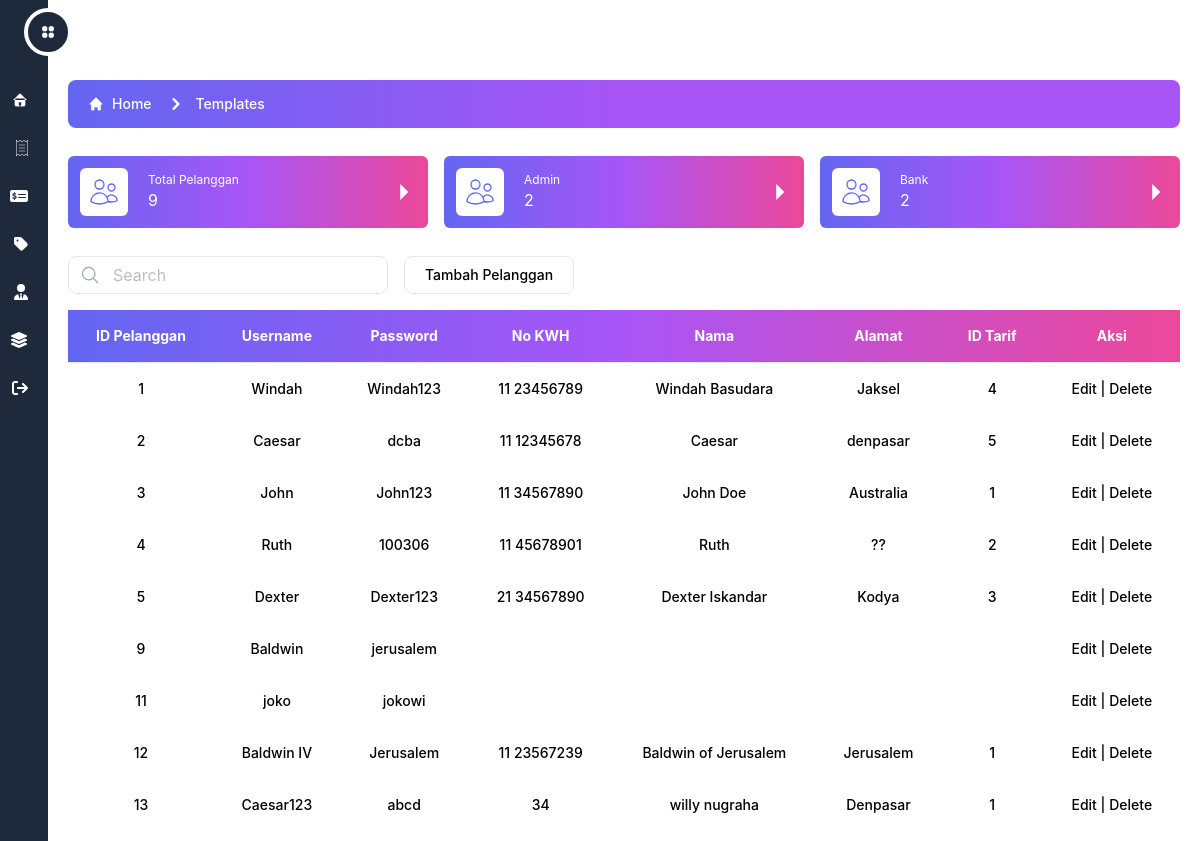
/src/bank/pelanggan/pelanggan.php, run on the app's committed database.
### tables this page shows
CREATE TABLE `pelanggan` (
  `id_pelanggan` int(11) NOT NULL,
  `username` varchar(50) NOT NULL,
  `password` varchar(50) NOT NULL,
  `nomor_kwh` varchar(50) DEFAULT NULL,
  `nama_pelanggan` varchar(50) DEFAULT NULL,
  `alamat` varchar(50) DEFAULT NULL,
  `id_tarif` int(11) DEFAULT NULL
);

### src/bank/pelanggan/pelanggan.php (the view, shortened to what this page needs)
<!DOCTYPE html>
<html lang="en">
<head>
    <link rel="stylesheet" href="https://cdn.jsdelivr.net/npm/tw-elements/dist/css/tw-elements.min.css" />
    <script src="https://cdn.tailwindcss.com/3.3.0"></script>
</head>
<body>
<body class = "body bg-white dark:bg-[#0F172A]">
    <div class = "fixed w-full z-30 flex bg-white dark:bg-[#0F172A] p-2 items-center justify-center h-16 px-10">
        <div class = "grow h-full flex items-center justify-center"></div>
        <div class = "flex-none h-full text-center flex items-center justify-center">
        </div>
    </div>
    <aside class = "w-60 -translate-x-48 fixed transition transform ease-in-out duration-1000 z-50 flex h-screen bg-[#1E293B] ">
        <div onclick="openNav()" class = "-right-6 transition transform ease-in-out duration-500 flex border-4 border-white dark:border-[#0F172A] bg-[#1E293B] dark:hover:bg-blue-500 hover:bg-purple-500 absolute top-2 p-3 rounded-full text-white hover:rotate-45">
        </div>
        <div class= "mini mt-20 flex flex-col space-y-2 w-full h-[calc(100vh)]">
            <div class= "hover:ml-4 justify-end pr-5 text-white hover:text-purple-500 dark:hover:text-blue-500 w-full bg-[#1E293B] p-3 rounded-full transform ease-in-out duration-300 flex">
            </div>
            <div class= "hover:ml-4 justify-end pr-5 text-white hover:text-purple-500 dark:hover:text-blue-500 w-full bg-[#1E293B] p-3 rounded-full transform ease-in-out duration-300 flex">
                <a href="/ukk/src/bank/tagihan/tagihan.php" class="href">
                </a>
            </div>
            <div class= "hover:ml-4 justify-end pr-5 text-white hover:text-purple-500 dark:hover:text-blue-500 w-full bg-[#1E293B] p-3 rounded-full transform ease-in-out duration-300 flex">
                <a href="/ukk/src/bank/pembayaran/pembayaran.php" class="href">
                </a>
            </div>
            <div class= "hover:ml-4 justify-end pr-5 text-white hover:text-purple-500 dark:hover:text-blue-500 w-full bg-[#1E293B] p-3 rounded-full transform ease-in-out duration-300 flex">
                <a href="/ukk/src/bank/tarif/tarif.php" class="href">
                </a>
            </div>
            <div class= "hover:ml-4 justify-end pr-5 text-white hover:text-purple-500 dark:hover:text-blue-500 w-full bg-[#1E293B] p-3 rounded-full transform ease-in-out duration-300 flex">
                <a href="/ukk/src/bank/admin/admin.php" class="href">
                </a>
            </div>
            <div class= "hover:ml-4 justify-end pr-5 text-white hover:text-purple-500 dark:hover:text-blue-500 w-full bg-[#1E293B] p-3 rounded-full transform ease-in-out duration-300 flex">
                <a href="/ukk/src/bank/level/level.php" class="href">
                </a>
            </div>
            <div class= "hover:ml-4 justify-end pr-5 text-white hover:text-purple-500 dark:hover:text-blue-500 w-full bg-[#1E293B] p-3 rounded-full transform ease-in-out duration-300 flex">
            <a href="/ukk/login.php" class="href">
            </a>
            </div>
        </div>
    </aside>
    <div class = "content ml-12 transform ease-in-out duration-500 pt-20 px-2 md:px-5 pb-4 min-h-screen">
        <nav class = "flex px-5 py-3  rounded-lg bg-gradient-to-r dark:from-cyan-500 dark:to-blue-500 from-indigo-500 via-purple-500 to-purple-500 dark:text-white " aria-label="Breadcrumb">
            <ol class = "inline-flex items-center space-x-1 md:space-x-3">
                <li class = "inline-flex items-center">
                    <a href="#" class = "inline-flex items-center text-sm font-medium text-white hover:text-gray-900 dark:text-white dark:hover:text-black">
                        <svg class = "w-4 h-4 mr-2" fill="currentColor" viewBox="0 0 20 20" xmlns="http://www.w3.org/2000/svg"><path d="M10.707 2.293a1 1 0 00-1.414 0l-7 7a1 1 0 001.414 1.414L4 10.414V17a1 1 0 001 1h2a1 1 0 001-1v-2a1 1 0 011-1h2a1 1 0 011 1v2a1 1 0 001 1h2a1 1 0 001-1v-6.586l.293.293a1 1 0 001.414-1.414l-7-7z"></path></svg>
                        Home
                    </a>
                </li>
                <li>
                    <div class = "flex items-center">
                        <svg class = "w-6 h-6 text-black" fill="currentColor" viewBox="0 0 20 20" xmlns="http://www.w3.org/2000/svg"><path fillRule="evenodd" d="M7.293 14.707a1 1 0 010-1.414L10.586 10 7.293 6.707a1 1 0 011.414-1.414l4 4a1 1 0 010 1.414l-4 4a1 1 0 01-1.414 0z" clipRule="evenodd"></path></svg>
                        <a href="#" class = "ml-1 text-sm font-medium text-white hover:text-gray-900 md:ml-2 dark:text-white dark:hover:text-black">Templates</a>
                    </div>
                </li>
            </ol>
        </nav>
        <div class = "flex flex-wrap my-5 -mx-2">
            <div class = "w-full lg:w-1/3 p-2">
                <div class = "flex items-center flex-row w-full bg-gradient-to-r dark:from-cyan-500 dark:to-blue-500 from-indigo-500 via-purple-500 to-pink-500 rounded-md p-3">
                    <div class = "flex text-indigo-500 dark:text-white items-center bg-white dark:bg-[#0F172A] p-2 rounded-md flex-none w-8 h-8 md:w-12 md:h-12 ">
                    </div>
                    <div class = "flex flex-col justify-around flex-grow ml-5 text-white">
                        <div class = "text-xs whitespace-nowrap">
                            Total Pelanggan
                        </div>
                        <div class = "">
                            <?php
                            include 'D:\xampp4\htdocs\backup\connection.php';
                            $sql = "SELECT COUNT(id_pelanggan) as id_pelanggan FROM pelanggan";
                            $result = $koneksi->query($sql);
                            if ($result) {
                                $row = $result->fetch_assoc();
                                $count = $row['id_pelanggan'];
                                echo ''. $count;
                            } else {
                                echo "Error: " . $sql . "<br>" . $conn->error;
                            }
                            ?>
                        </div>
                    </div>
                    <div class = " flex items-center flex-none text-white">
                        <svg xmlns="http://www.w3.org/2000/svg" fill="none" viewBox="0 0 24 24" strokeWidth={1.5} stroke="currentColor" class = "w-6 h-6">
                            <path strokeLinecap="round" strokeLinejoin="round" d="M8.25 4.5l7.5 7.5-7.5 7.5" />
                        </svg>
                    </div>
                </div>
            </div>
            <div class = "w-full md:w-1/2 lg:w-1/3 p-2 ">
                <div class = "flex items-center flex-row w-full bg-gradient-to-r dark:from-cyan-500 dark:to-blue-500 from-indigo-500 via-purple-500 to-pink-500 rounded-md p-3">
                    <div class = "flex text-indigo-500 dark:text-white items-center bg-white dark:bg-[#0F172A] p-2 rounded-md flex-none w-8 h-8 md:w-12 md:h-12 ">
                    </div>
                    <div class = "flex flex-col justify-around flex-grow ml-5 text-white">
                        <div class = "text-xs whitespace-nowrap">
                            Admin
                        </div>
                        <div class = "">
                            <?php
                            include 'D:\xampp5\htdocs\ukk\connection.php';
                            $sql = "SELECT COUNT(id_admin) as id_admin FROM admin where id_level=2";
                            $result = $koneksi->query($sql);
                            if ($result) {
                                $row = $result->fetch_assoc();
                                $count = $row['id_admin'];
                                echo ''. $count;
                            } else {
                                echo "Error: " . $sql . "<br>" . $conn->error;
                            }
                            ?>
                        </div>
                    </div>
                    <div class = " flex items-center flex-none text-white">
                        <svg xmlns="http://www.w3.org/2000/svg" fill="none" viewBox="0 0 24 24" strokeWidth={1.5} stroke="currentColor" class = "w-6 h-6">
                            <path strokeLinecap="round" strokeLinejoin="round" d="M8.25 4.5l7.5 7.5-7.5 7.5" />
                        </svg>
                    </div>
                </div>
            </div>
            <div class = "w-full md:w-1/2 lg:w-1/3 p-2">
                <div class = "flex items-center flex-row w-full bg-gradient-to-r dark:from-cyan-500 dark:to-blue-500 from-indigo-500 via-purple-500 to-pink-500 rounded-md p-3">
                    <div class = "flex text-indigo-500 dark:text-white items-center bg-white dark:bg-[#0F172A] p-2 rounded-md flex-none w-8 h-8 md:w-12 md:h-12 ">
                    </div>
                    <div class = "flex flex-col justify-around flex-grow ml-5 text-white">
                        <div class = "text-xs whitespace-nowrap">
                            Bank
                        </div>
                        <div class = "">
                            <?php
                            include 'D:\xampp5\htdocs\ukk\connection.php';
                            $sql = "SELECT COUNT(id_admin) as id_admin FROM admin where id_level=1";
                            $result = $koneksi->query($sql);
                            if ($result) {
                                $row = $result->fetch_assoc();
                                $count = $row['id_admin'];
                                echo ''. $count;
                            } else {
                                echo "Error: " . $sql . "<br>" . $conn->error;
                            }
                            ?>
                        </div>
                    </div>
                    <div class = " flex items-center flex-none text-white">
                        <svg xmlns="http://www.w3.org/2000/svg" fill="none" viewBox="0 0 24 24" strokeWidth={1.5} stroke="currentColor" class = "w-6 h-6">
                            <path strokeLinecap="round" strokeLinejoin="round" d="M8.25 4.5l7.5 7.5-7.5 7.5" />
                        </svg>
                    </div>
                </div>
            </div>
        </div>
        <div class="relative flex items-center mt-4 md:mt-0 mb-4">
            <span class="absolute">
            </span>
            <form id="search-form" action="index.php" method="GET">
            <input type="text" id="searchquery" name="searchquery"placeholder="Search" class="block w-full py-1.5 pr-5 text-black bg-white border border-gray-200 rounded-lg md:w-80 placeholder-gray-400/70 pl-11 rtl:pr-11 rtl:pl-5 dark:bg-white dark:text-black dark:border-gray-600 focus:border-blue-400 dark:focus:border-blue-300 focus:ring-blue-300 focus:outline-none focus:ring focus:ring-opacity-40">
            </form>
            <div class=" ml-4 inline-flex overflow-hidden bg-white border divide-x rounded-lg dark:bg-white rtl:flex-row-reverse dark:border-gray-700 dark:divide-gray-700">
            <button class="px-5 py-2 text-xs font-medium text-black transition-colors duration-200 sm:text-sm hover:bg-gradient-to-r from-indigo-500 via-purple-500 to-pink-500 hover:text-white dark:hover:bg-gradient-to-r dark:hover:from-cyan-500 dark:hover:to-blue-500" onclick="window.location.href = 'insert.php';">
                Tambah Pelanggan
            </button>
        </div>
        </div>
        <table class="min-w-full text-left text-sm overflow-y-scroll font-medium">
          <thead class="border-b font-medium dark:border-neutral-500 dark:text-black">
            <tr class="bg-black text-white bg-gradient-to-r from-indigo-500 via-purple-500 to-pink-500 dark:from-cyan-500 dark:to-blue-500 dark:text-black">
              <th scope="col" class="px-6 py-4 text-center ">ID Pelanggan</th>
              <th scope="col" class="px-6 py-4 text-center ">Username</th>
              <th scope="col" class="px-6 py-4 text-center ">Password</th>
              <th scope="col" class="px-6 py-4 text-center ">No KWH</th>
              <th scope="col" class="px-6 py-4 text-center ">Nama</th>
              <th scope="col" class="px-6 py-4 text-center ">Alamat</th>
              <th scope="col" class="px-6 py-4 text-center ">ID Tarif</th>
              <th scope="col" class="px-6 py-4 text-center ">Aksi</th>
            </tr>
          </thead>
          <?php
          include 'D:\xampp5\htdocs\ukk\connection.php';
          if (isset($_GET['searchquery'])) {
            $search = $_GET['searchquery'];
            $sql = mysqli_query($koneksi, "SELECT * FROM pelanggan WHERE username like '%" . $search . "%'");
        } else {
            $sql = mysqli_query($koneksi, "SELECT * FROM pelanggan ORDER BY id_pelanggan");
        }
        while ($data = mysqli_fetch_Array($sql)) {
            echo "<tr class='hover:bg-gradient-to-r from-indigo-500 via-purple-500 to-pink-500 hover:text-white dark:hover:bg-gradient-to-r dark:hover:from-cyan-500 dark:hover:to-blue-500'>";
                echo "<td class='px-6 py-4 text-center'>" . $data["id_pelanggan"] . "</td>";
                echo "<td class='px-6 py-4 text-center'>" . $data["username"] . "</td>";
                echo "<td class='px-6 py-4 text-center'>" . $data["password"] . "</td>";
                echo "<td class='px-6 py-4 text-center'>" . $data["nomor_kwh"] . "</td>";
                echo "<td class='px-6 py-4 text-center'>" . $data["nama_pelanggan"] . "</td>";
                echo "<td class='px-6 py-4 text-center'>" . $data["alamat"] . "</td>";
                echo "<td class='px-6 py-4 text-center'>" . $data["id_tarif"] . "</td>";
                echo "<td class='px-6 py-4 text-center'>
              <a class='' href='edit.php?id=" . $data['id_pelanggan'] . "'>Edit</a> |
              <a class='' href='delete.php?id=" . $data['id_pelanggan'] . "'>Delete</a>
              </td>";
                echo "</tr>";
        }
        ?>
      </table>
    </div>
</body>
</html>

### src/bank/pelanggan/pelanggan.php (style rules this page uses)
svg { fill:#ffffff }

### data on the page
pelanggan: id_pelanggan "1", username "Windah", password "Windah123", nomor_kwh "11 23456789", nama_pelanggan "Windah Basudara", alamat "Jaksel", id_tarif "4"
pelanggan: id_pelanggan "2", username "Caesar", password "dcba", nomor_kwh "11 12345678", nama_pelanggan "Caesar", alamat "denpasar", id_tarif "5"
pelanggan: id_pelanggan "3", username "John", password "John123", nomor_kwh "11 34567890", nama_pelanggan "John Doe", alamat "Australia", id_tarif "1"
pelanggan: id_pelanggan "4", username "Ruth", password "100306", nomor_kwh "11 45678901", nama_pelanggan "Ruth", alamat "??", id_tarif "2"
pelanggan: id_pelanggan "5", username "Dexter", password "Dexter123", nomor_kwh "21 34567890", nama_pelanggan "Dexter Iskandar", alamat "Kodya", id_tarif "3"
pelanggan: id_pelanggan "9", username "Baldwin", password "jerusalem"
pelanggan: id_pelanggan "11", username "joko", password "jokowi"
pelanggan: id_pelanggan "12", username "Baldwin IV", password "Jerusalem", nomor_kwh "11 23567239", nama_pelanggan "Baldwin of Jerusalem", alamat "Jerusalem", id_tarif "1"
pelanggan: id_pelanggan "13", username "Caesar123", password "abcd", nomor_kwh "34", nama_pelanggan "willy nugraha", alamat "Denpasar", id_tarif "1"

### other printed values
$count "9"
$count "2"
